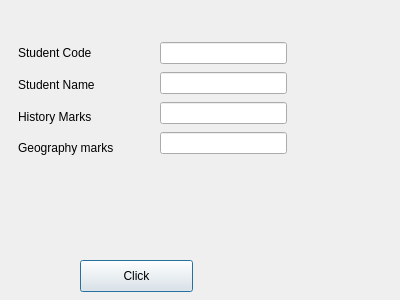
<?xml version="1.0" encoding="UTF-8"?>
<ui version="4.0">
 <class>Dialog</class>
 <widget class="QDialog" name="Dialog">
  <property name="geometry">
   <rect>
    <x>0</x>
    <y>0</y>
    <width>400</width>
    <height>300</height>
   </rect>
  </property>
  <property name="windowTitle">
   <string>Dialog</string>
  </property>
  <widget class="QLabel" name="labelResponse">
   <property name="geometry">
    <rect>
     <x>20</x>
     <y>180</y>
     <width>261</width>
     <height>51</height>
    </rect>
   </property>
   <property name="text">
    <string/>
   </property>
  </widget>
  <widget class="QPushButton" name="ButtonClickMe">
   <property name="geometry">
    <rect>
     <x>80</x>
     <y>260</y>
     <width>113</width>
     <height>32</height>
    </rect>
   </property>
   <property name="text">
    <string>Click</string>
   </property>
  </widget>
  <widget class="QWidget" name="">
   <property name="geometry">
    <rect>
     <x>18</x>
     <y>40</y>
     <width>141</width>
     <height>121</height>
    </rect>
   </property>
   <layout class="QVBoxLayout" name="verticalLayout">
    <item>
     <widget class="QLabel" name="label">
      <property name="text">
       <string>Student Code</string>
      </property>
     </widget>
    </item>
    <item>
     <widget class="QLabel" name="label_2">
      <property name="text">
       <string>Student Name</string>
      </property>
     </widget>
    </item>
    <item>
     <widget class="QLabel" name="label_3">
      <property name="text">
       <string>History Marks</string>
      </property>
     </widget>
    </item>
    <item>
     <widget class="QLabel" name="label_4">
      <property name="text">
       <string>Geography marks</string>
      </property>
     </widget>
    </item>
   </layout>
  </widget>
  <widget class="QWidget" name="">
   <property name="geometry">
    <rect>
     <x>160</x>
     <y>40</y>
     <width>127</width>
     <height>116</height>
    </rect>
   </property>
   <layout class="QVBoxLayout" name="verticalLayout_2">
    <item>
     <widget class="QLineEdit" name="lineEditCode"/>
    </item>
    <item>
     <widget class="QLineEdit" name="lineEditName"/>
    </item>
    <item>
     <widget class="QLineEdit" name="lineEditHistoryMarks"/>
    </item>
    <item>
     <widget class="QLineEdit" name="lineEditGeographymarks"/>
    </item>
   </layout>
  </widget>
 </widget>
 <resources/>
 <connections/>
</ui>
